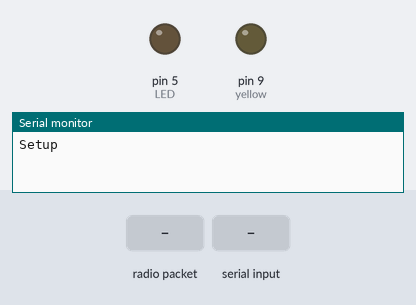
Bench run of a sketch on a simulated Arduino Uno, built with avr-gcc and run on an emulated ATmega328P. Shown: output pins drawn as LEDs (lit = HIGH), the last lines printed to the serial monitor. Inputs (shaded band) come from the test bench. No radio packets arrive unless stated; pins used as bus, display or sensor lines are not drawn.

Above: at 1.2 s.
1.3 s: radio packet "H" arrives
At 2.0 s:
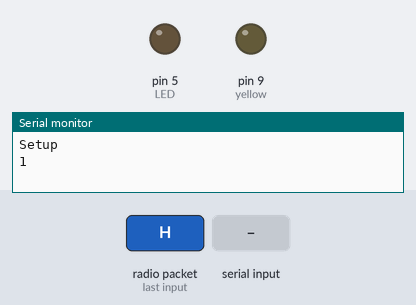
2.9 s: "1" received over Serial
At 3.7 s:
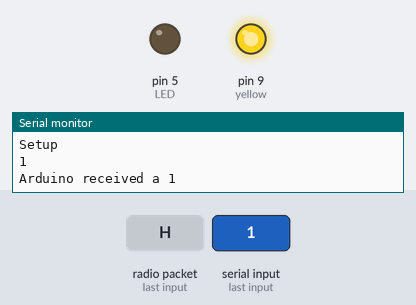
Timing chart, 0 to 5.9 s (numbered marks = the images above; inputs shaded):
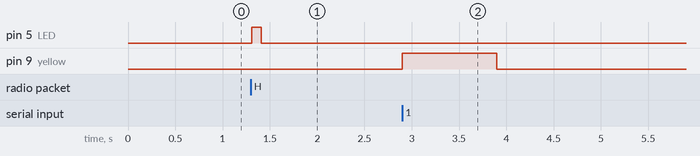

The sketch:

RX.ino
```cpp
// rf69 demo tx rx.pde
// -*- mode: C++ -*-
// Example sketch showing how to create a simple messageing client
// with the RH_RF69 class. RH_RF69 class does not provide for addressing or
// reliability, so you should only use RH_RF69  if you do not need the higher
// level messaging abilities.
// It is designed to work with the other example rf69_server.
// Demonstrates the use of AES encryption, setting the frequency and modem
// configuration

#include <SPI.h>
#include <RH_RF69.h>
#include <SoftwareSerial.h>

/************ Radio Setup ***************/

// Change to 434.0 or other frequency, must match RX's freq!
#define RF69_FREQ 433.0

#if defined (__AVR_ATmega32U4__) // Arduino Micro Wiring
  #define RFM69_CS      4
  #define RFM69_INT     3
  #define RFM69_RST     2
  #define LED           12
#endif

#if defined (__AVR_ATmega328P__)  // Arduino Uno Wiring
  #define RFM69_INT     3  //
  #define RFM69_CS      4  //
  #define RFM69_RST     2  // "A"
  #define LED           5
#endif

// Singleton instance of the radio driver
RH_RF69 rf69(RFM69_CS, RFM69_INT);

int16_t packetnum = 0;  // packet counter, we increment per xmission
int triggerPin = 7;
int yellow = 9;
int incomingByte;
int reset = 0;
const unsigned int MAX_MESSAGE_LENGTH = 12;


void setup()
{

  Serial.begin(9600);
  //while (!Serial) { delay(1); } // wait until serial console is open, remove if not tethered to computer
  Serial.println("Setup");
  pinMode(LED, OUTPUT);
  pinMode(yellow, OUTPUT);
  pinMode(triggerPin, OUTPUT);
  digitalWrite(triggerPin, LOW);
  pinMode(RFM69_RST, OUTPUT);
  digitalWrite(RFM69_RST, LOW);

  // manual reset
  digitalWrite(RFM69_RST, HIGH);
  delay(10);
  digitalWrite(RFM69_RST, LOW);
  delay(10);

  if (!rf69.init()) {
    while (1);
  }
  // Defaults after init are 434.0MHz, modulation GFSK_Rb250Fd250, +13dbM (for low power module)
  // No encryption
  if (!rf69.setFrequency(RF69_FREQ)) {
  }

  // If you are using a high power RF69 eg RFM69HW, you *must* set a Tx power with the
  // ishighpowermodule flag set like this:
  rf69.setTxPower(20, true);  // range from 14-20 for power, 2nd arg must be true for 69HCW

  // The encryption key has to be the same as the one in the server
  uint8_t key[] = { 0x01, 0x02, 0x03, 0x04, 0x05, 0x06, 0x07, 0x08,
                    0x01, 0x02, 0x03, 0x04, 0x05, 0x06, 0x07, 0x08};
  rf69.setEncryptionKey(key);

}

void loop() {

 static char message[MAX_MESSAGE_LENGTH];
 static unsigned int message_pos = 0;

 if (rf69.available()) {
    if (reset =0){
      reset++;
    }
    // Should be a message for us now
    uint8_t buf[RH_RF69_MAX_MESSAGE_LEN];
    uint8_t len = sizeof(buf);

    // Read character buffer and convert it to a string
    if (rf69.recv(buf, &len)) {
      if (!len) return;
      buf[len] = 0;

      String x = (char*)buf;

      if (x == "H") {
        // If rx buffer is "H" set trigger pin to high for some interval and blink led
        TRIG(triggerPin, 10);
        Blink(LED, 100, 1); //Blink green LED
        Serial.println("1");
      }
    }
  }
  if (Serial.available() > 0) {
  // reads the oldest byte in the serial buffer coming from the python script:
  incomingByte = Serial.read();
  // If it's a 1 the limit test failed, send reply back to other node
  if (incomingByte == '1') {
    Serial.println("Arduino received a 1");
    Blink(yellow, 1000, 1);

    uint8_t sendbuffer[] = "Fail";
    rf69.send(sendbuffer, sizeof(sendbuffer));
  }
  // If it's a 0 the limit test passed, send reply back to other node
  else if (incomingByte == '0') {
    Serial.println("Arduino received a 0");
    Blink(LED, 1000, 1);
    uint8_t sendbuffer[] = "Pass";
    rf69.send(sendbuffer, sizeof(sendbuffer));
  }
  else{
    Serial.println("Received neither a 1 or 0");
  }
}
}


void Blink(byte PIN, int DELAY_MS, byte loops) {
  for (byte i=0; i<loops; i++)  {
    digitalWrite(PIN,HIGH);
    delay(DELAY_MS);
    digitalWrite(PIN,LOW);
    delay(DELAY_MS);
  }
}

void TRIG(byte PIN, byte DELAY_MS){
  digitalWrite(PIN, HIGH);
  delay(DELAY_MS);
  digitalWrite(PIN, LOW);
}
```

Measured:
- after the input at 1.3 s, pin 5 (LED): LOW → HIGH at once, → LOW 0.10 s later
- after the input at 2.9 s, pin 9 (yellow): LOW → HIGH at once, → LOW 1.0 s later
